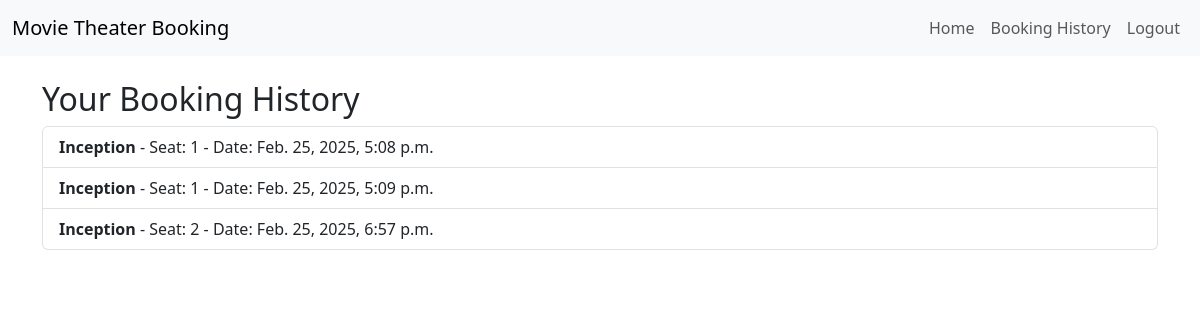
Before: /booking_history/ (signed in) with the older database file.
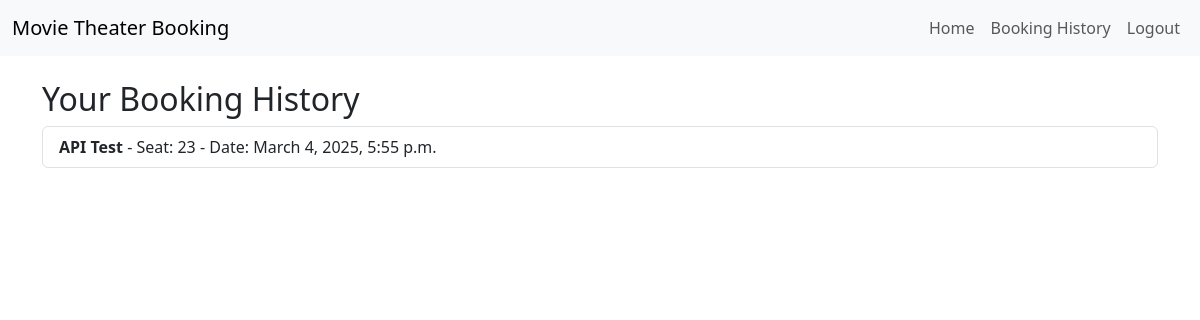
After: the same page with the newer database file.
### bookings/models.py (models this page shows, shortened)
class Booking(models.Model):
    movie = models.ForeignKey(Movie, on_delete=models.CASCADE)
    seat = models.ForeignKey(Seat, on_delete=models.CASCADE)
    user = models.ForeignKey(User, on_delete=models.CASCADE)
    booking_date = models.DateTimeField(auto_now_add=True)

class Movie(models.Model):
    title = models.CharField(max_length=255)
    description = models.TextField()
    release_date = models.DateField()
    duration = models.IntegerField(help_text="Duration in minutes")

class Seat(models.Model):
    seat_number = models.CharField(max_length=10)
    is_booked = models.BooleanField(default=False) # yeah. This breaks when you have more than 1 movie lol.

### bookings/views.py (the view)
# urls.py: path('booking_history/', views.booking_history, name='booking_history'),
@login_required
def booking_history(request):
    bookings = Booking.objects.filter(user=request.user)
    return render(request, 'bookings/booking_history.html', {'bookings': bookings})

### bookings/templates/bookings/booking_history.html (shortened to what this page needs)
{% extends 'bookings/base.html' %}
{% block content %}
<h2>Your Booking History</h2>
<ul class="list-group">
    {% for booking in bookings %}
    <li class="list-group-item">
        <strong>{{ booking.movie.title }}</strong> - Seat: {{ booking.seat.seat_number }} - Date: {{ booking.booking_date }}
    </li>
    {% endfor %}
</ul>
{% endblock %}

### bookings/templates/bookings/base.html (shortened to what this page needs)
<!DOCTYPE html>
<html>
<head>
    <link href="https://cdn.jsdelivr.net/npm/bootstrap@5.3.0/dist/css/bootstrap.min.css" rel="stylesheet">
</head>
<body>
    <nav class="navbar navbar-expand-lg navbar-light bg-light">
      <div class="container-fluid">
        <a class="navbar-brand" href="{% url 'movie_list' %}">Movie Theater Booking</a>
        <div class="collapse navbar-collapse" id="navbarNav">
          <ul class="navbar-nav ms-auto">
            <li class="nav-item">
              <a class="nav-link" href="{% url 'movie_list' %}">Home</a>
            </li>
            <li class="nav-item">
              <a class="nav-link" href="{% url 'booking_history' %}">Booking History</a>
            </li>
            {% if user.is_authenticated %}
              <li class="nav-item">
                <a class="nav-link" href="{% url 'logout' %}">Logout</a>
              </li>
            {% else %}
              <li class="nav-item">
                <a class="nav-link" href="{% url 'login' %}">Login</a>
              </li>
            {% endif %}
          </ul>
        </div>
      </div>
    </nav>
    <div class="container mt-4">
        {% block content %}
        {% endblock %}
    </div>
</body>
</html>

Changed rows visible on the page:
removed Booking: movie "Inception", seat.seat_number "1", booking_date "Feb. 25, 2025, 5:08 p.m."
removed Booking: movie "Inception", seat.seat_number "1", booking_date "Feb. 25, 2025, 5:09 p.m."
removed Booking: movie "Inception", seat.seat_number "2", booking_date "Feb. 25, 2025, 6:57 p.m."
added Booking: movie "API Test", seat.seat_number "23", booking_date "March 4, 2025, 5:55 p.m."
